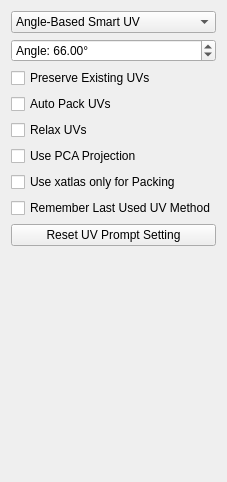
     <widget class="QWidget" name="tabUVGeneration">
      <attribute name="title">
       <string>UV Generation</string>
      </attribute>
      <layout class="QGridLayout" name="gridLayout_3">
       <item row="0" column="0">
        <widget class="QComboBox" name="comboUVMethod">
         <item>
          <property name="text">
           <string>Angle-Based Smart UV</string>
          </property>
         </item>
         <item>
          <property name="text">
           <string>Angle-Based</string>
          </property>
         </item>
         <item>
          <property name="text">
           <string>Hybrid</string>
          </property>
         </item>
         <item>
          <property name="text">
           <string>Planar</string>
          </property>
         </item>
         <item>
          <property name="text">
           <string>Cylindrical</string>
          </property>
         </item>
         <item>
          <property name="text">
           <string>Spherical</string>
          </property>
         </item>
        </widget>
       </item>
       <item row="1" column="0">
        <widget class="QDoubleSpinBox" name="spinAngleThreshold">
         <property name="prefix">
          <string>Angle: </string>
         </property>
         <property name="suffix">
          <string>°</string>
         </property>
         <property name="maximum">
          <double>180.000000000000000</double>
         </property>
         <property name="value">
          <double>66.000000000000000</double>
         </property>
        </widget>
       </item>
       <item row="2" column="0">
        <widget class="QCheckBox" name="checkPreserveUVs">
         <property name="text">
          <string>Preserve Existing UVs</string>
         </property>
        </widget>
       </item>
       <item row="3" column="0">
        <widget class="QCheckBox" name="checkAutoPackUVs">
         <property name="text">
          <string>Auto Pack UVs</string>
         </property>
        </widget>
       </item>
       <item row="4" column="0">
        <widget class="QCheckBox" name="checkRelaxUVs">
         <property name="text">
          <string>Relax UVs</string>
         </property>
        </widget>
       </item>
       <item row="5" column="0">
        <widget class="QCheckBox" name="checkPCAProjection">
         <property name="text">
          <string>Use PCA Projection</string>
         </property>
        </widget>
       </item>
       <item row="6" column="0">
        <widget class="QCheckBox" name="checkXatlasPackingOnly">
         <property name="text">
          <string>Use xatlas only for Packing</string>
         </property>
        </widget>
       </item>
       <item row="7" column="0">
        <widget class="QCheckBox" name="checkRememberUV">
         <property name="text">
          <string>Remember Last Used UV Method</string>
         </property>
        </widget>
       </item>
       <item row="8" column="0">
        <widget class="QPushButton" name="buttonResetUVPrompt">
         <property name="text">
          <string>Reset UV Prompt Setting</string>
         </property>
        </widget>
       </item>
       <item row="9" column="0">
        <spacer name="verticalSpacer_6">
         <property name="orientation">
          <enum>Qt::Orientation::Vertical</enum>
         </property>
         <property name="sizeHint" stdset="0">
          <size>
           <width>20</width>
           <height>225</height>
          </size>
         </property>
        </spacer>
       </item>
      </layout>
     </widget>
